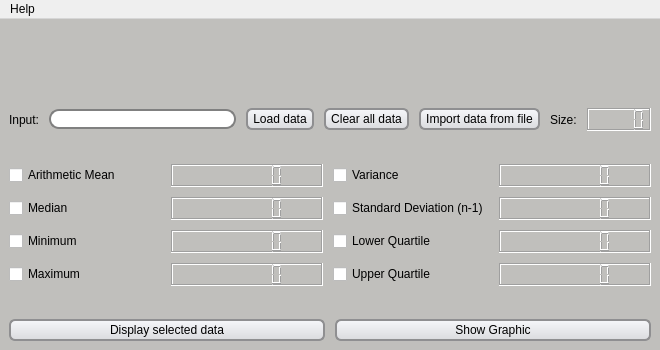
<?xml version="1.0" encoding="UTF-8"?>
<ui version="4.0">
 <class>MainWindow</class>
 <widget class="QMainWindow" name="MainWindow">
  <property name="windowModality">
   <enum>Qt::WindowModal</enum>
  </property>
  <property name="geometry">
   <rect>
    <x>0</x>
    <y>0</y>
    <width>660</width>
    <height>350</height>
   </rect>
  </property>
  <property name="sizePolicy">
   <sizepolicy hsizetype="Fixed" vsizetype="Fixed">
    <horstretch>0</horstretch>
    <verstretch>0</verstretch>
   </sizepolicy>
  </property>
  <property name="minimumSize">
   <size>
    <width>660</width>
    <height>350</height>
   </size>
  </property>
  <property name="maximumSize">
   <size>
    <width>660</width>
    <height>350</height>
   </size>
  </property>
  <property name="palette">
   <palette>
    <active>
     <colorrole role="WindowText">
      <brush brushstyle="SolidPattern">
       <color alpha="255">
        <red>0</red>
        <green>0</green>
        <blue>0</blue>
       </color>
      </brush>
     </colorrole>
     <colorrole role="Button">
      <brush brushstyle="SolidPattern">
       <color alpha="255">
        <red>192</red>
        <green>191</green>
        <blue>188</blue>
       </color>
      </brush>
     </colorrole>
     <colorrole role="Light">
      <brush brushstyle="SolidPattern">
       <color alpha="255">
        <red>255</red>
        <green>255</green>
        <blue>255</blue>
       </color>
      </brush>
     </colorrole>
     <colorrole role="Midlight">
      <brush brushstyle="SolidPattern">
       <color alpha="255">
        <red>223</red>
        <green>223</green>
        <blue>221</blue>
       </color>
      </brush>
     </colorrole>
     <colorrole role="Dark">
      <brush brushstyle="SolidPattern">
       <color alpha="255">
        <red>96</red>
        <green>96</green>
        <blue>94</blue>
       </color>
      </brush>
     </colorrole>
     <colorrole role="Mid">
      <brush brushstyle="SolidPattern">
       <color alpha="255">
        <red>128</red>
        <green>127</green>
        <blue>125</blue>
       </color>
      </brush>
     </colorrole>
     <colorrole role="Text">
      <brush brushstyle="SolidPattern">
       <color alpha="255">
        <red>0</red>
        <green>0</green>
        <blue>0</blue>
       </color>
      </brush>
     </colorrole>
     <colorrole role="BrightText">
      <brush brushstyle="SolidPattern">
       <color alpha="255">
        <red>255</red>
        <green>255</green>
        <blue>255</blue>
       </color>
      </brush>
     </colorrole>
     <colorrole role="ButtonText">
      <brush brushstyle="SolidPattern">
       <color alpha="255">
        <red>0</red>
        <green>0</green>
        <blue>0</blue>
       </color>
      </brush>
     </colorrole>
     <colorrole role="Base">
      <brush brushstyle="SolidPattern">
       <color alpha="255">
        <red>255</red>
        <green>255</green>
        <blue>255</blue>
       </color>
      </brush>
     </colorrole>
     <colorrole role="Window">
      <brush brushstyle="SolidPattern">
       <color alpha="255">
        <red>192</red>
        <green>191</green>
        <blue>188</blue>
       </color>
      </brush>
     </colorrole>
     <colorrole role="Shadow">
      <brush brushstyle="SolidPattern">
       <color alpha="255">
        <red>0</red>
        <green>0</green>
        <blue>0</blue>
       </color>
      </brush>
     </colorrole>
     <colorrole role="AlternateBase">
      <brush brushstyle="SolidPattern">
       <color alpha="255">
        <red>223</red>
        <green>223</green>
        <blue>221</blue>
       </color>
      </brush>
     </colorrole>
     <colorrole role="ToolTipBase">
      <brush brushstyle="SolidPattern">
       <color alpha="255">
        <red>255</red>
        <green>255</green>
        <blue>220</blue>
       </color>
      </brush>
     </colorrole>
     <colorrole role="ToolTipText">
      <brush brushstyle="SolidPattern">
       <color alpha="255">
        <red>0</red>
        <green>0</green>
        <blue>0</blue>
       </color>
      </brush>
     </colorrole>
     <colorrole role="PlaceholderText">
      <brush brushstyle="SolidPattern">
       <color alpha="128">
        <red>0</red>
        <green>0</green>
        <blue>0</blue>
       </color>
      </brush>
     </colorrole>
    </active>
    <inactive>
     <colorrole role="WindowText">
      <brush brushstyle="SolidPattern">
       <color alpha="255">
        <red>0</red>
        <green>0</green>
        <blue>0</blue>
       </color>
      </brush>
     </colorrole>
     <colorrole role="Button">
      <brush brushstyle="SolidPattern">
       <color alpha="255">
        <red>192</red>
        <green>191</green>
        <blue>188</blue>
       </color>
      </brush>
     </colorrole>
     <colorrole role="Light">
      <brush brushstyle="SolidPattern">
       <color alpha="255">
        <red>255</red>
        <green>255</green>
        <blue>255</blue>
       </color>
      </brush>
     </colorrole>
     <colorrole role="Midlight">
      <brush brushstyle="SolidPattern">
       <color alpha="255">
        <red>223</red>
        <green>223</green>
        <blue>221</blue>
       </color>
      </brush>
     </colorrole>
     <colorrole role="Dark">
      <brush brushstyle="SolidPattern">
       <color alpha="255">
        <red>96</red>
        <green>96</green>
        <blue>94</blue>
       </color>
      </brush>
     </colorrole>
     <colorrole role="Mid">
      <brush brushstyle="SolidPattern">
       <color alpha="255">
        <red>128</red>
        <green>127</green>
        <blue>125</blue>
       </color>
      </brush>
     </colorrole>
     <colorrole role="Text">
      <brush brushstyle="SolidPattern">
       <color alpha="255">
        <red>0</red>
        <green>0</green>
        <blue>0</blue>
       </color>
      </brush>
     </colorrole>
     <colorrole role="BrightText">
      <brush brushstyle="SolidPattern">
       <color alpha="255">
        <red>255</red>
        <green>255</green>
        <blue>255</blue>
       </color>
      </brush>
     </colorrole>
     <colorrole role="ButtonText">
      <brush brushstyle="SolidPattern">
       <color alpha="255">
        <red>0</red>
        <green>0</green>
        <blue>0</blue>
       </color>
      </brush>
     </colorrole>
     <colorrole role="Base">
      <brush brushstyle="SolidPattern">
       <color alpha="255">
        <red>255</red>
        <green>255</green>
        <blue>255</blue>
       </color>
      </brush>
     </colorrole>
     <colorrole role="Window">
      <brush brushstyle="SolidPattern">
       <color alpha="255">
        <red>192</red>
        <green>191</green>
        <blue>188</blue>
       </color>
      </brush>
     </colorrole>
     <colorrole role="Shadow">
      <brush brushstyle="SolidPattern">
       <color alpha="255">
        <red>0</red>
        <green>0</green>
        <blue>0</blue>
       </color>
      </brush>
     </colorrole>
     <colorrole role="AlternateBase">
      <brush brushstyle="SolidPattern">
       <color alpha="255">
        <red>223</red>
        <green>223</green>
        <blue>221</blue>
       </color>
      </brush>
     </colorrole>
     <colorrole role="ToolTipBase">
      <brush brushstyle="SolidPattern">
       <color alpha="255">
        <red>255</red>
        <green>255</green>
        <blue>220</blue>
       </color>
      </brush>
     </colorrole>
     <colorrole role="ToolTipText">
      <brush brushstyle="SolidPattern">
       <color alpha="255">
        <red>0</red>
        <green>0</green>
        <blue>0</blue>
       </color>
      </brush>
     </colorrole>
     <colorrole role="PlaceholderText">
      <brush brushstyle="SolidPattern">
       <color alpha="128">
        <red>0</red>
        <green>0</green>
        <blue>0</blue>
       </color>
      </brush>
     </colorrole>
    </inactive>
    <disabled>
     <colorrole role="WindowText">
      <brush brushstyle="SolidPattern">
       <color alpha="255">
        <red>96</red>
        <green>96</green>
        <blue>94</blue>
       </color>
      </brush>
     </colorrole>
     <colorrole role="Button">
      <brush brushstyle="SolidPattern">
       <color alpha="255">
        <red>192</red>
        <green>191</green>
        <blue>188</blue>
       </color>
      </brush>
     </colorrole>
     <colorrole role="Light">
      <brush brushstyle="SolidPattern">
       <color alpha="255">
        <red>255</red>
        <green>255</green>
        <blue>255</blue>
       </color>
      </brush>
     </colorrole>
     <colorrole role="Midlight">
      <brush brushstyle="SolidPattern">
       <color alpha="255">
        <red>223</red>
        <green>223</green>
        <blue>221</blue>
       </color>
      </brush>
     </colorrole>
     <colorrole role="Dark">
      <brush brushstyle="SolidPattern">
       <color alpha="255">
        <red>96</red>
        <green>96</green>
        <blue>94</blue>
       </color>
      </brush>
     </colorrole>
     <colorrole role="Mid">
      <brush brushstyle="SolidPattern">
       <color alpha="255">
        <red>128</red>
        <green>127</green>
        <blue>125</blue>
       </color>
      </brush>
     </colorrole>
     <colorrole role="Text">
      <brush brushstyle="SolidPattern">
       <color alpha="255">
        <red>96</red>
        <green>96</green>
        <blue>94</blue>
       </color>
      </brush>
     </colorrole>
     <colorrole role="BrightText">
      <brush brushstyle="SolidPattern">
       <color alpha="255">
        <red>255</red>
        <green>255</green>
        <blue>255</blue>
       </color>
      </brush>
     </colorrole>
     <colorrole role="ButtonText">
      <brush brushstyle="SolidPattern">
       <color alpha="255">
        <red>96</red>
        <green>96</green>
        <blue>94</blue>
       </color>
      </brush>
     </colorrole>
     <colorrole role="Base">
      <brush brushstyle="SolidPattern">
       <color alpha="255">
        <red>192</red>
        <green>191</green>
        <blue>188</blue>
       </color>
      </brush>
     </colorrole>
     <colorrole role="Window">
      <brush brushstyle="SolidPattern">
       <color alpha="255">
        <red>192</red>
        <green>191</green>
        <blue>188</blue>
       </color>
      </brush>
     </colorrole>
     <colorrole role="Shadow">
      <brush brushstyle="SolidPattern">
       <color alpha="255">
        <red>0</red>
        <green>0</green>
        <blue>0</blue>
       </color>
      </brush>
     </colorrole>
     <colorrole role="AlternateBase">
      <brush brushstyle="SolidPattern">
       <color alpha="255">
        <red>192</red>
        <green>191</green>
        <blue>188</blue>
       </color>
      </brush>
     </colorrole>
     <colorrole role="ToolTipBase">
      <brush brushstyle="SolidPattern">
       <color alpha="255">
        <red>255</red>
        <green>255</green>
        <blue>220</blue>
       </color>
      </brush>
     </colorrole>
     <colorrole role="ToolTipText">
      <brush brushstyle="SolidPattern">
       <color alpha="255">
        <red>0</red>
        <green>0</green>
        <blue>0</blue>
       </color>
      </brush>
     </colorrole>
     <colorrole role="PlaceholderText">
      <brush brushstyle="SolidPattern">
       <color alpha="128">
        <red>0</red>
        <green>0</green>
        <blue>0</blue>
       </color>
      </brush>
     </colorrole>
    </disabled>
   </palette>
  </property>
  <property name="font">
   <font>
    <pointsize>12</pointsize>
   </font>
  </property>
  <property name="windowTitle">
   <string>Statistics Calculator</string>
  </property>
  <property name="windowIcon">
   <iconset resource="resources.qrc">
    <normaloff>:/images/calculator_icon.png</normaloff>:/images/calculator_icon.png</iconset>
  </property>
  <property name="styleSheet">
   <string notr="true">QPushButton {
	border: 2px solid #8f8f91;
	border-radius: 6px;
	background-color: qlineargradient(x1: 0, y1: 0, x2: 0, y2: 1, stop: 0 #f6f7fa, stop: 1 #dadbde);
	padding-left: 5px;
	padding-right: 5px;
	padding-top: 2px;
	padding-bottom: 2px;
}

QLineEdit {
    border: 2px solid gray;
    border-radius: 10px;
    padding: 0 8px;
    background: white;
    selection-background-color: darkgray;
}
</string>
  </property>
  <widget class="QWidget" name="centralwidget">
   <layout class="QVBoxLayout" name="verticalLayout_4">
    <item>
     <layout class="QVBoxLayout" name="verticalLayout_3">
      <property name="spacing">
       <number>10</number>
      </property>
      <item>
       <widget class="QLabel" name="title_label">
        <property name="sizePolicy">
         <sizepolicy hsizetype="Preferred" vsizetype="Preferred">
          <horstretch>0</horstretch>
          <verstretch>0</verstretch>
         </sizepolicy>
        </property>
        <property name="font">
         <font>
          <family>Jomolhari</family>
          <pointsize>36</pointsize>
          <weight>75</weight>
          <italic>false</italic>
          <bold>true</bold>
         </font>
        </property>
        <property name="text">
         <string/>
        </property>
        <property name="pixmap">
         <pixmap resource="resources.qrc">:/images/calculator_title.png</pixmap>
        </property>
        <property name="scaledContents">
         <bool>true</bool>
        </property>
        <property name="alignment">
         <set>Qt::AlignCenter</set>
        </property>
       </widget>
      </item>
      <item>
       <spacer name="verticalSpacer">
        <property name="orientation">
         <enum>Qt::Vertical</enum>
        </property>
        <property name="sizeHint" stdset="0">
         <size>
          <width>20</width>
          <height>40</height>
         </size>
        </property>
       </spacer>
      </item>
      <item>
       <layout class="QVBoxLayout" name="verticalLayout_2">
        <item>
         <layout class="QHBoxLayout" name="horizontalLayout">
          <item>
           <widget class="QLabel" name="input_label">
            <property name="text">
             <string>Input:</string>
            </property>
           </widget>
          </item>
          <item>
           <widget class="QLineEdit" name="input_lineEdit"/>
          </item>
          <item>
           <widget class="QPushButton" name="saveData_button">
            <property name="text">
             <string>Load data</string>
            </property>
            <property name="autoDefault">
             <bool>true</bool>
            </property>
            <property name="default">
             <bool>false</bool>
            </property>
           </widget>
          </item>
          <item>
           <widget class="QPushButton" name="clearData_button">
            <property name="text">
             <string>Clear all data</string>
            </property>
            <property name="autoDefault">
             <bool>true</bool>
            </property>
            <property name="default">
             <bool>false</bool>
            </property>
           </widget>
          </item>
          <item>
           <widget class="QPushButton" name="importData_button">
            <property name="whatsThis">
             <string>&lt;html&gt;&lt;head/&gt;&lt;body&gt;&lt;p&gt;&lt;br/&gt;&lt;/p&gt;&lt;/body&gt;&lt;/html&gt;</string>
            </property>
            <property name="text">
             <string>Import data from file</string>
            </property>
           </widget>
          </item>
          <item>
           <widget class="QLabel" name="count_label">
            <property name="text">
             <string>Size:</string>
            </property>
           </widget>
          </item>
          <item>
           <widget class="QLCDNumber" name="countDisplay_lcd">
            <property name="frameShape">
             <enum>QFrame::Box</enum>
            </property>
            <property name="frameShadow">
             <enum>QFrame::Sunken</enum>
            </property>
            <property name="lineWidth">
             <number>1</number>
            </property>
            <property name="mode">
             <enum>QLCDNumber::Oct</enum>
            </property>
           </widget>
          </item>
         </layout>
        </item>
        <item>
         <spacer name="verticalSpacer_2">
          <property name="orientation">
           <enum>Qt::Vertical</enum>
          </property>
          <property name="sizeHint" stdset="0">
           <size>
            <width>20</width>
            <height>40</height>
           </size>
          </property>
         </spacer>
        </item>
        <item>
         <layout class="QVBoxLayout" name="verticalLayout">
          <item>
           <layout class="QGridLayout" name="gridLayout">
            <item row="0" column="0">
             <widget class="QCheckBox" name="arithmeticMean_checkBox">
              <property name="text">
               <string>Arithmetic Mean</string>
              </property>
             </widget>
            </item>
            <item row="0" column="1">
             <widget class="QLCDNumber" name="arithmeticMean_lcd">
              <property name="frameShadow">
               <enum>QFrame::Sunken</enum>
              </property>
              <property name="digitCount">
               <number>7</number>
              </property>
             </widget>
            </item>
            <item row="0" column="2">
             <widget class="QCheckBox" name="variance_checkBox">
              <property name="text">
               <string>Variance</string>
              </property>
             </widget>
            </item>
            <item row="0" column="3">
             <widget class="QLCDNumber" name="variance_lcd">
              <property name="frameShadow">
               <enum>QFrame::Sunken</enum>
              </property>
              <property name="digitCount">
               <number>7</number>
              </property>
             </widget>
            </item>
            <item row="1" column="0">
             <widget class="QCheckBox" name="median_checkBox">
              <property name="text">
               <string>Median</string>
              </property>
             </widget>
            </item>
            <item row="1" column="1">
             <widget class="QLCDNumber" name="median_lcd">
              <property name="frameShadow">
               <enum>QFrame::Sunken</enum>
              </property>
              <property name="digitCount">
               <number>7</number>
              </property>
             </widget>
            </item>
            <item row="1" column="2">
             <widget class="QCheckBox" name="standardDeviation_checkBox">
              <property name="text">
               <string>Standard Deviation (n-1)</string>
              </property>
             </widget>
            </item>
            <item row="1" column="3">
             <widget class="QLCDNumber" name="standardDeviation_lcd">
              <property name="frameShadow">
               <enum>QFrame::Sunken</enum>
              </property>
              <property name="digitCount">
               <number>7</number>
              </property>
             </widget>
            </item>
            <item row="2" column="0">
             <widget class="QCheckBox" name="minimum_checkBox">
              <property name="text">
               <string>Minimum</string>
              </property>
             </widget>
            </item>
            <item row="2" column="1">
             <widget class="QLCDNumber" name="minimum_lcd">
              <property name="frameShadow">
               <enum>QFrame::Sunken</enum>
              </property>
              <property name="digitCount">
               <number>7</number>
              </property>
             </widget>
            </item>
            <item row="2" column="2">
             <widget class="QCheckBox" name="lowerQuartile_checkBox">
              <property name="text">
               <string>Lower Quartile</string>
              </property>
             </widget>
            </item>
            <item row="2" column="3">
             <widget class="QLCDNumber" name="lowerQuartile_lcd">
              <property name="frameShadow">
               <enum>QFrame::Sunken</enum>
              </property>
              <property name="digitCount">
               <number>7</number>
              </property>
             </widget>
            </item>
            <item row="3" column="0">
             <widget class="QCheckBox" name="maximum_checkBox">
              <property name="text">
               <string>Maximum</string>
              </property>
             </widget>
            </item>
            <item row="3" column="1">
             <widget class="QLCDNumber" name="maximum_lcd">
              <property name="frameShadow">
               <enum>QFrame::Sunken</enum>
              </property>
              <property name="digitCount">
               <number>7</number>
              </property>
             </widget>
            </item>
            <item row="3" column="2">
             <widget class="QCheckBox" name="upperQuartile_checkBox">
              <property name="text">
               <string>Upper Quartile</string>
              </property>
             </widget>
            </item>
            <item row="3" column="3">
             <widget class="QLCDNumber" name="upperQuartile_lcd">
              <property name="frameShadow">
               <enum>QFrame::Sunken</enum>
              </property>
              <property name="digitCount">
               <number>7</number>
              </property>
             </widget>
            </item>
           </layout>
          </item>
          <item>
           <spacer name="verticalSpacer_3">
            <property name="orientation">
             <enum>Qt::Vertical</enum>
            </property>
            <property name="sizeHint" stdset="0">
             <size>
              <width>20</width>
              <height>40</height>
             </size>
            </property>
           </spacer>
          </item>
          <item>
           <layout class="QHBoxLayout" name="horizontalLayout_2">
            <item>
             <widget class="QPushButton" name="displayData_button">
              <property name="text">
               <string>Display selected data</string>
              </property>
              <property name="autoDefault">
               <bool>true</bool>
              </property>
              <property name="default">
               <bool>false</bool>
              </property>
             </widget>
            </item>
            <item>
             <widget class="QPushButton" name="showGraphic_button">
              <property name="text">
               <string>Show Graphic</string>
              </property>
              <property name="autoDefault">
               <bool>true</bool>
              </property>
              <property name="default">
               <bool>false</bool>
              </property>
             </widget>
            </item>
           </layout>
          </item>
         </layout>
        </item>
       </layout>
      </item>
     </layout>
    </item>
   </layout>
  </widget>
  <widget class="QMenuBar" name="menubar">
   <property name="geometry">
    <rect>
     <x>0</x>
     <y>0</y>
     <width>660</width>
     <height>24</height>
    </rect>
   </property>
   <widget class="QMenu" name="menuAbout">
    <property name="title">
     <string>Help</string>
    </property>
    <addaction name="actionAbout"/>
   </widget>
   <addaction name="menuAbout"/>
  </widget>
  <action name="actionAbout">
   <property name="text">
    <string>About</string>
   </property>
  </action>
 </widget>
 <tabstops>
  <tabstop>input_lineEdit</tabstop>
  <tabstop>saveData_button</tabstop>
  <tabstop>clearData_button</tabstop>
  <tabstop>arithmeticMean_checkBox</tabstop>
  <tabstop>median_checkBox</tabstop>
  <tabstop>minimum_checkBox</tabstop>
  <tabstop>maximum_checkBox</tabstop>
  <tabstop>variance_checkBox</tabstop>
  <tabstop>standardDeviation_checkBox</tabstop>
  <tabstop>lowerQuartile_checkBox</tabstop>
  <tabstop>upperQuartile_checkBox</tabstop>
  <tabstop>displayData_button</tabstop>
  <tabstop>showGraphic_button</tabstop>
 </tabstops>
 <resources>
  <include location="resources.qrc"/>
  <include location="resources.qrc"/>
 </resources>
 <connections/>
</ui>
